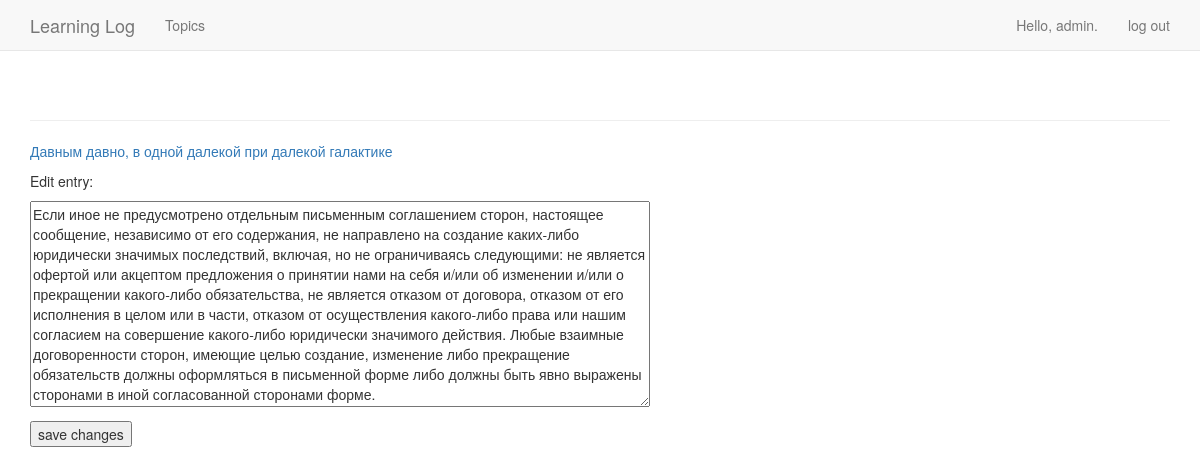
Screenshot of /edit_entry/3 (signed in) with the database file from the repository.
### learning_logs/models.py (models this page shows, shortened)
class Topic(models.Model):
    text = models.CharField(max_length=200)
    date_added = models.DateTimeField(auto_now_add=True)
    owner = models.ForeignKey(User)
    def __str__(self):
        return self.text

class Entry(models.Model):
    topic = models.ForeignKey(Topic)
    text = models.TextField()
    date_added = models.DateTimeField(auto_now_add=True)
    class Meta:
        verbose_name_plural = 'entries'

### learning_logs/views.py (the view)
# urls.py: url(r'^edit_entry/(?P<entry_id>\d+)$', views.edit_entry, name='edit_entry'),
@login_required
def edit_entry(request, entry_id):
    entry = Entry.objects.get(id=entry_id)
    topic = entry.topic
    if topic.owner != request.user:
        raise Http404
    if request.method != 'POST':
        form = EntryForm(instance=entry)
    else:
        form = EntryForm(instance=entry, data=request.POST)
        if form.is_valid():
            form.save()
            return HttpResponseRedirect(reverse('learning_logs:topic', args=[topic.id]))
    context = {'entry': entry, 'topic': topic, 'form': form}
    return render(request, 'learning_logs/edit_entry.html', context)

### learning_logs/forms.py
class EntryForm(forms.ModelForm):
    class Meta:
        model = Entry
        fields = ['text']
        labels = {'text': ''}
        widgets = {'text': forms.Textarea(attrs={'cols': 80})}

### learning_logs/templates/learning_logs/edit_entry.html (shortened to what this page needs)
{% extends 'learning_logs/base.html' %}
{% block content %}
	<p><a href="{% url 'learning_logs:topic' topic.id %}">{{ topic }}</a></p>
	<p>Edit entry:</p>
	<form action="{% url 'learning_logs:edit_entry' entry.id %}" method='post'>
		{{ form.as_p }}
		<button name="submit">save changes</button>
	</form>
{% endblock content %}

### learning_logs/templates/learning_logs/base.html (shortened to what this page needs)
{% load bootstrap3 %}
<!DOCTYPE html>
<html>
  <head>
    {% bootstrap_css %}
  </head>
    <body>
      <nav class="navbar navbar-default navbar-static-top">
        <div class="container">
          <div class="navbar-header">
            <a class="navbar-brand" href="{% url 'learning_logs:index' %}">Learning Log</a>
          </div>
          <div id="navbar" class="navbar-collapse collapse">
            <ul class="nav navbar-nav">
              <li><a href="{% url 'learning_logs:topics' %}">Topics</a></li>
            </ul>
            <ul class="nav navbar-nav navbar-right">
              {% if user.is_authenticated %}
                <li><a>Hello, {{ user.username }}.</a></li>
                <li><a href="{% url 'users:logout' %}">log out</a></li>
              {% else %}
                <li><a href="{% url 'users:register' %}">register</a></li>
                <li><a href="{% url 'users:login' %}">log in</a></li>
              {% endif %}
            </ul>
          </div>
        </div>
      </nav>
          <div class="container">
            <div class="page-header">
            </div>
            <div>
              {% block content %}{% endblock content %}
            </div>
          </div>
    </body>
</html>

### rows the page displays
Topic: text "Давным давно, в одной далекой при далекой галактике"
Entry: text "Если иное не предусмотрено отдельным письменным соглашением сторон, настоящее сообщение, независимо от его содержания, не направлено на создание каких-либо юридически значимых последствий, включая, но не ограничиваясь следующими: не является офертой или акцептом предложения о принятии нами на себя и/или об изменении и/или о прекращении какого-либо обязательства, не является отказом от договора, отказом от его исполнения в целом или в части, отказом от осуществления какого-либо права или нашим согласием на совершение какого-либо юридически значимого действия. Любые взаимные договоренности сторон, имеющие целью создание, изменение либо прекращение обязательств должны оформляться в письменной…"

### other values shown
{{ user.username }} "admin"
